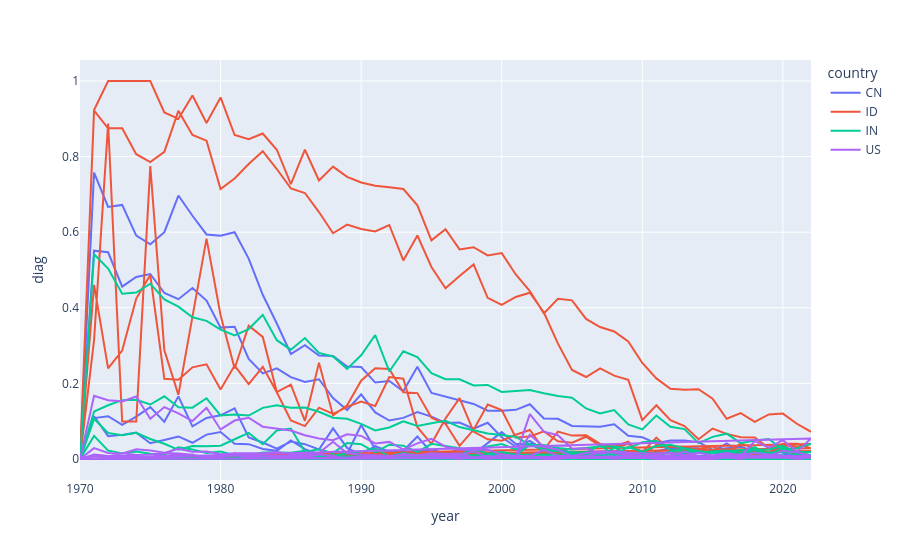

The cell this chart's notebook holds for it:
### Code cell
country_list = df_dist_years["country"].drop_duplicates().sample(5)
country_list = ["US", "CN", "ID", "IN"]
px.line(
    (
        df_dist_years
        .query("country in @country_list")
    ),
    x="year",
    y="diag",
    color="country",
    hover_data=["mode", "dist"],
)

### Figure 1 — Plotly figure (JSON) as saved in the notebook; plotly's stock layout.template omitted (floating-point values rounded to 4 significant figures; data arrays with more than 128 entries replaced by an {"elided": "..."} marker saying what was removed)
{"data": [{"customdata": {"elided": "212x2 str values"}, "hovertemplate": "country=CN<br>year=%{x}<br>diag=%{y}<br>mode=%{customdata[0]}<br>dist=%{customdata[1]}<extra></extra>", "legendgroup": "CN", "line": {"color": "#636efa", "dash": "solid"}, "marker": {"symbol": "circle"}, "mode": "lines", "name": "CN", "orientation": "v", "showlegend": true, "x": {"elided": "212 int values"}, "xaxis": "x", "y": {"elided": "212 float values"}, "yaxis": "y", "type": "scatter"}, {"customdata": {"elided": "212x2 str values"}, "hovertemplate": "country=ID<br>year=%{x}<br>diag=%{y}<br>mode=%{customdata[0]}<br>dist=%{customdata[1]}<extra></extra>", "legendgroup": "ID", "line": {"color": "#EF553B", "dash": "solid"}, "marker": {"symbol": "circle"}, "mode": "lines", "name": "ID", "orientation": "v", "showlegend": true, "x": {"elided": "212 int values"}, "xaxis": "x", "y": {"elided": "212 float values"}, "yaxis": "y", "type": "scatter"}, {"customdata": {"elided": "212x2 str values"}, "hovertemplate": "country=IN<br>year=%{x}<br>diag=%{y}<br>mode=%{customdata[0]}<br>dist=%{customdata[1]}<extra></extra>", "legendgroup": "IN", "line": {"color": "#00cc96", "dash": "solid"}, "marker": {"symbol": "circle"}, "mode": "lines", "name": "IN", "orientation": "v", "showlegend": true, "x": {"elided": "212 int values"}, "xaxis": "x", "y": {"elided": "212 float values"}, "yaxis": "y", "type": "scatter"}, {"customdata": {"elided": "212x2 str values"}, "hovertemplate": "country=US<br>year=%{x}<br>diag=%{y}<br>mode=%{customdata[0]}<br>dist=%{customdata[1]}<extra></extra>", "legendgroup": "US", "line": {"color": "#ab63fa", "dash": "solid"}, "marker": {"symbol": "circle"}, "mode": "lines", "name": "US", "orientation": "v", "showlegend": true, "x": {"elided": "212 int values"}, "xaxis": "x", "y": {"elided": "212 float values"}, "yaxis": "y", "type": "scatter"}], "layout": {"xaxis": {"anchor": "y", "domain": [0.0, 1.0], "title": {"text": "year"}}, "yaxis": {"anchor": "x", "domain": [0.0, 1.0], "title": {"text": "diag"}}, "legend": {"title": {"text": "country"}, "tracegroupgap": 0}, "margin": {"t": 60}}}
